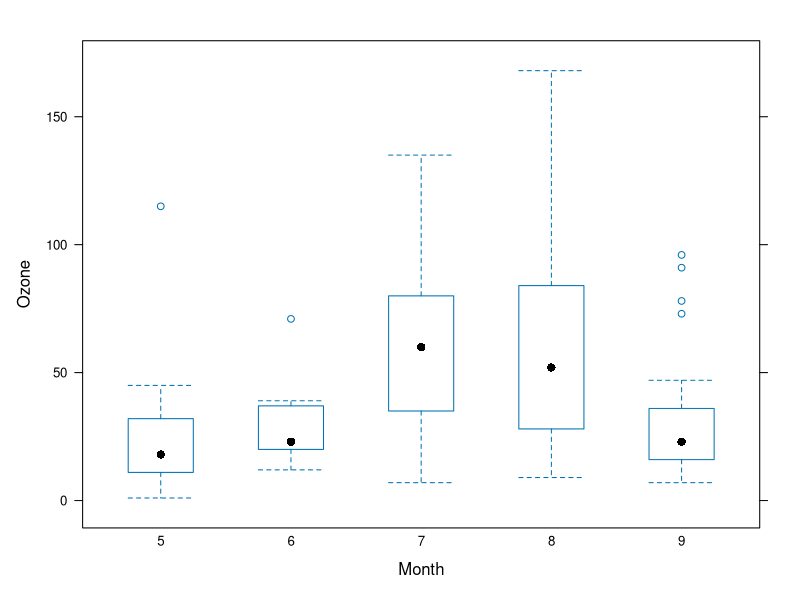

Write the R code that produced this figure.
#install.packages("dplyr")
#library(dplyr)
airquality
head(airquality)
#try a simple histagram
#hist(x=airquality$Month,main = "histogram", xlab = "month", ylab = "ozone",col = "blue")
#using package lattice to build another picture
install.packages("lattice")
require(lattice)
airquality$Month <- as.factor(airquality$Month)
bwplot(x = Ozone ~ Month,      # 把Month放在X軸，Ozone放在Y軸
       data = airquality,     
       xlab = "Month"         
)

